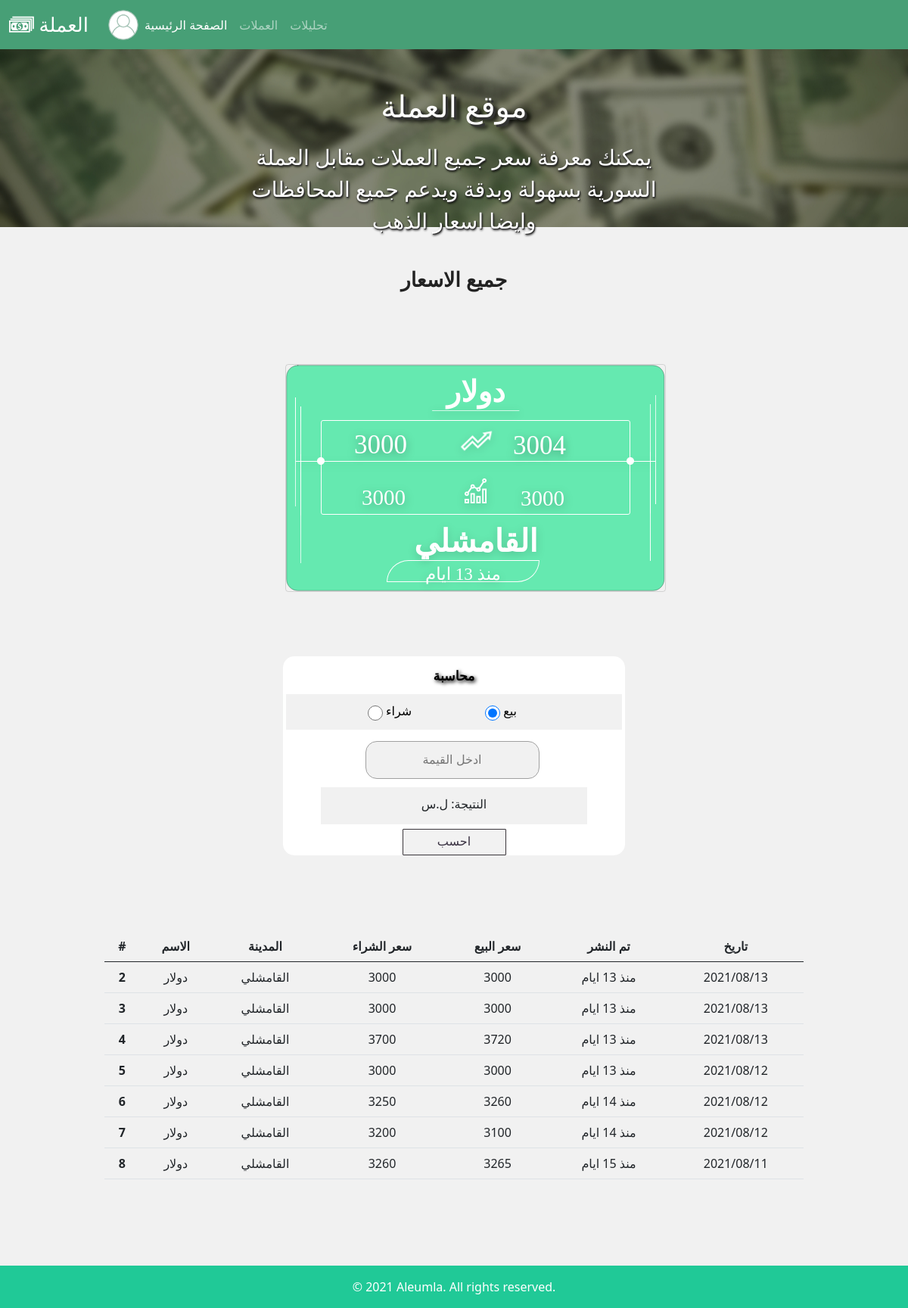
The app's page /services/card/1/1/1 (signed in) with its own data.
### accounts/models.py (models this page shows, shortened)
class UserProfile(models.Model):
    user = models.OneToOneField(User, on_delete=models.CASCADE, verbose_name="اسم المستخدم")
    phone = models.CharField(max_length=11, blank=True)
    img = models.ImageField(upload_to="accounts/%Y/%M/%d", verbose_name="صورة ملف الشخصي", blank=True, default="user.png")
    city = models.CharField(max_length=50, blank=True)
    is_actived = models.BooleanField(default=False)

### services/models.py (models this page shows, shortened)
class Dollars(models.Model):
    name = models.CharField(max_length=100)
    buy = models.IntegerField(default=0)
    sell = models.IntegerField(default=0)
    publish_date = models.DateTimeField()
    type = models.ForeignKey(Type, on_delete=models.CASCADE)
    city = models.ForeignKey(City, on_delete=models.CASCADE)
    materials = models.ForeignKey(Materials, on_delete=models.CASCADE)
    class Meta:
        ordering = ['-publish_date']
    def whenpublished(self):
        now = timezone.now()
        diff= now - self.publish_date
        if diff.days == 0 and diff.seconds >= 0 and diff.seconds < 60:
            seconds= diff.seconds
            if seconds == 1:
                return "منذ " + str(seconds) + " ثانية"
            else:
                return "منذ " + str(seconds) + " ثواني"
        if diff.days == 0 and diff.seconds >= 60 and diff.seconds < 3600:
            minutes= math.floor(diff.seconds/60)
            if minutes == 1:
                return "منذ " + str(minutes)  + " دقيقة"
            else:
                return "منذ " + str(minutes)  + " دقيقة"
        if diff.days == 0 and diff.seconds >= 3600 and diff.seconds < 86400:
            hours= math.floor(diff.seconds/3600)
            if hours == 1:
                return "منذ " + str(hours) + " ساعة"
            else:
                return "منذ " + str(hours) + " ساعات"
        if diff.days >= 1 and diff.days < 30:
            days= diff.days
            if days == 1:
                return "منذ " + str(days) + " يوم"
            else:
                return "منذ " + str(days) + " ايام"

class City(models.Model):
    name = models.CharField(max_length=50)
    img = models.ImageField(upload_to="City/%Y/%M/%d", blank=True)

### services/views.py (the view)
# urls.py: path('card/<int:type_id>/<int:city_id>/<int:materials_id>', views.card, name='card'),
def card(request,type_id, city_id, materials_id):
    result2 = None
    card = None
    try:
        if materials_id == 1:
            card = Dollars.objects.filter(type=type_id, city=city_id)
            result2 = card[1]
        elif materials_id == 2:
            card = Euros.objects.filter(type=type_id, city=city_id)
            result2 = card[1]
        elif materials_id ==3:
            card = Golds.objects.filter(type=type_id, city=city_id)
            result2 = card[1]
        elif materials_id ==4:
            card = Turkish.objects.filter(type=type_id, city=city_id)
            result2 = card[1]
        elif materials_id ==5:
            card = Saudi.objects.filter(type=type_id, city=city_id)
            result2 = card[1]
    except:
        pass
    item = {
        'cards': card,
        'result2': result2,
    }
    return render(request, 'services/card.html', item)

### templates/services/card.html (shortened to what this page needs)
{% extends 'base.html' %}
{% load static %}
{% block style %}
<link rel="stylesheet" href="{% static 'web19202.css'%}">
{% endblock %}
{% block sheri %}
<div style="vertical-align: top; position:relative; display: inline-block; width:100%; min-height:110px; background:none; " id="container_7b65bfd9">
  <div style="margin: 10px; display: block; " id="container_7b65bfd9_padding" >
    <div style="text-align:center;">
      <div style="vertical-align: top; position:relative; display: inline-block; margin:30px 0px 0px 0px;width:100%; min-height:55px; background:none; " id="container_6a4e7890">
        <div style="margin: 10px; display: block; " id="container_6a4e7890_padding" >
          <div style="text-align:center;">
            <span style="font-size:20pt; font-family:Arial, Helvetica, sans-serif; color:#222222; font-weight:bold; ">جميع الاسعار</span>
            </div>
          </div>
        </div>
      </div>
    </div>
  </div>
<div style="vertical-align: top; position:relative; display: inline-block; width:100%; min-height:150px; background:none; " id="container_39e796ac">
  <div style="margin: 10px; display: block; " id="container_39e796ac_padding" >
    <div style="text-align:center;">
      <div style="vertical-align: top; position:relative; display: inline-block; width:80%; min-height:300px; background:none; " id="container_3fd19a42">
        <div style="margin: 10px; display: block; " id="container_3fd19a42_padding" >
          <div style="text-align:center;">
{% for card in cards|slice:":40" %}
  {% if forloop.first %}
<div style="vertical-align: top; position:relative; display: inline-block; width:530px; min-height:402px; background:none; " id="container_26be2b">
  <div style="margin: 10px; display: block; " id="container_26be2b_padding" >
    <div style="text-align:left;">
        <div data-layer="19c830cc-56bf-4860-8344-bf938210a02b" class="web19202">        <div data-layer="b6b9c3a0-1ea5-4d86-a20c-17201bb93ae8" class="card">
            <svg data-layer="d7542ea4-3ed0-4530-a324-82194afa9d1c" preserveAspectRatio="none" viewBox="-9.5 -6.5 139.4732666015625 28" class="line1"><path d="M 0 0 L 114.4732666015625 0"  /></svg>
            <div data-layer="9c921ce7-437f-46bd-b38b-ee1bdd78d773" class="rectangle2"></div>
            <div data-layer="ab5dc5c8-edb3-4765-9a2a-9fbda251f32d" class="x21">{{card.name}}</div>
            <div data-layer="2a1d767a-4edd-45ae-90d7-b813a468b028" class="x6f6690fe">{{card.city.name}}</div>
            <div data-layer="646b7a2c-ade8-470b-844c-67c54e72c745" class="rectangle3"></div>
            <div data-layer="31b75b28-5032-4130-bd73-54a288f1c514" class="x">{{ card.whenpublished }}</div>
            <div data-layer="d0f42c33-f49d-4584-a70f-8f0065773163" class="x3000a03edc25">{{card.buy}}</div>
            <div data-layer="a0cd2ce2-7ae6-4352-a003-f3947f6cea30" class="x3000e75cf725">{{card.sell}}</div>
            {% if result2.buy or result2.sell %}
              <div data-layer="845d2e13-054f-4c47-9f5b-e8279f0b55d3" class="x3000d834dbcd">{{result2.buy}}</div>
              <div data-layer="d1e211f3-a9c7-4ce8-9cc1-02d752efac66" class="x3000">{{result2.sell}}</div>
            {% else %}
              <div data-layer="845d2e13-054f-4c47-9f5b-e8279f0b55d3" class="x3000d834dbcd">لا يوجد نتائج</div>
              <div data-layer="d1e211f3-a9c7-4ce8-9cc1-02d752efac66" class="x3000">لا يوجد نتائج</div>
            {% endif %}
            {% if card.buy < result2.buy %}
              <div data-layer="91d3d1d3-9c70-4254-99d0-16cd16769697" class="increase2" style="background:  url({% static '/assets/down.png'%}) center center/cover no-repeat;"></div>
            {% else %}
              <div data-layer="91d3d1d3-9c70-4254-99d0-16cd16769697" class="increase2" style="background:  url({% static '/assets/increase2.png'%}) center center/cover no-repeat;"></div>
            {% endif %}
            <div data-layer="02ab4cbd-6383-4b16-9cee-a9a72649c8d0" class="increase3"></div>
            <svg data-layer="1b72b787-0acf-4e5a-847a-e53e5229b7e8" preserveAspectRatio="none" viewBox="-9 -6.5 499.49951171875 28" class="line6"><path d="M 0 0 L 475.4995727539062 0"  /></svg>
</div>
</div>
      </div>
    </div>
  </div>
  <br>
  <div class="calclator" style="vertical-align: top; position:relative; display: inline-block; width:100%; min-height:398px; background:none; " id="container_3e575098">
    <div style="margin: 10px; display: block; " id="container_3e575098_padding" >
      <div style="text-align:center;">
        <div class="calcWidth" style="vertical-align: top; border-radius: 15px; position:relative; display: inline-block; margin:25px 0px 25px 0px; min-height:209px; background-color:#FFFFFF; " id="container_4f41ecfa">
          <div style="text-align:center;">
            <div style="vertical-align: top; position:relative; display: inline-block; margin:4px 0px 0px 0px;width:67%; min-height:41px; background:none; " id="container_3b77e554">
              <div style="margin: 10px; display: block; " id="container_3b77e554_padding" >
                <div style="text-align:center;">
                  <span style="font-size:13pt; font-family:Arial, Helvetica, sans-serif; color:#000000; font-weight:bold; text-shadow: 2px 2px 5px #000000; ">محاسبة</span>
                  </div>
                </div>
              </div>
            </div>
          <div style="text-align:left;">
            <div style="box-sizing: border-box; vertical-align: top; position:relative; display: inline-block; width:100%; min-height:47px; background-color:#F1F1F1; border-top: none; border-left: 4px solid #FEFFFE; border-right: 4px solid #FFFFFF; border-bottom: none; " id="container_7c36b3fb">
              <div style="text-align:center;">
                <div style="vertical-align: top; position:relative; display: inline-block; margin:0px 20px 0px 0px;width:25%; min-height:40px; background:none; " id="container_7e822e07">
                  <div style="margin: 10px; display: block; " id="container_7e822e07_padding" >
                    <div style="text-align:left;">
  <input id="buy" name="RadioButton1" type="radio" value="" title="" checked="checked"  style="vertical-align: bottom; position:relative; display: inline-block; width:20px; height:20px; " id="radiobutton_6d14fdfd" >
                      <span class="type" style=" font-family:Arial, Helvetica, sans-serif; color:#000000; ">شراء</span>
                      </div>
                    </div>
                  </div>
                <div style="vertical-align: top; position:relative; display: inline-block; margin:0px 0px 0px 20px;width:21%; min-height:40px; background:none; " id="container_169edec1">
                  <div style="margin: 10px; display: block; " id="container_169edec1_padding" >
                    <div style="text-align:left;">
  <input id="sell" name="RadioButton1" type="radio" value="" title="" checked="checked"  style="vertical-align: bottom; position:relative; display: inline-block; width:20px; height:20px; " id="radiobutton_1d02c053" >
                      <span style=" font-family:Arial, Helvetica, sans-serif; color:#000000; ">بيع</span>
                      </div>
                    </div>
                  </div>
                </div>
              </div>
            <div style="vertical-align: top; position:relative; display: inline-block; width:100%; min-height:133px; background:none; " id="container_64485fad">
              <div style="margin: 0px 10px 0px 10px;display: block; " id="container_64485fad_padding" >
                <div style="text-align:left;">
                  <div style="vertical-align: top; position:relative; display: inline-block; width:100%; min-height:152px; background:none; " id="container_1f6374ba">
                    <div style="margin: 10px 10px 0px 10px;display: block; " id="container_1f6374ba_padding" >
                      <div style="text-align:center;">
  <input class="p-sm-1 p-md-4" id="input1" type="text" value="" title="" name="input1"  placeholder="ادخل القيمة" required="required" maxlength="9" style="box-sizing: border-box; vertical-align: bottom; border-radius: 15px; position:relative; display: inline-block; margin:5px 15px 5px 10px;width:230px; height:30px; background-color:#F1F1F1; border: 1px solid #A0A0A0;  font-family:Arial, Helvetica, sans-serif; color:#000000; text-align:center;" id="edit_4cfbf672" >
                        </div>
                      <div style="text-align:left;">
                        <div style="vertical-align: top; position:relative; display: inline-block; margin:2px 0px 2px 0px;width:100%; min-height:44px; background:none; " id="container_27ce7d7c">
                          <div style="margin: 4px 10px 4px 10px;display: block; " id="container_27ce7d7c_padding" >
                            <div style="text-align:center;">
                              <div style="vertical-align: top; position:relative; display: inline-block; width:90%; min-height:49px; background-color:#F1F1F1; " id="container_4081172c">
                                <div style="margin: 10px; display: block; " id="container_4081172c_padding" >
                                  <div style="text-align:center;">
                                    <span> النتيجة: </span><span> ل.س</span>
                                    </div>
                                  </div>
                                </div>
                              </div>
                            </div>
                          </div>
                        </div>
                      <div style="text-align:center;">
  <input name="احسب" onclick="getvalue()" type="submit" value="احسب" title=""  style="box-sizing: border-box; vertical-align: bottom; border-radius: 1px; position:relative; display: inline-block; width:137px; height:35px; background-color:#F2F2F2; border: 1px solid #3A363B;  font-family:Arial, Helvetica, sans-serif; color:#383041; " id="button_52c2f018" >
                        </div>
                      </div>
                    </div>
                  </div>
                </div>
              </div>
            </div>
          </div>
        </div>
      </div>
    </div>
<table class="table table-hover">
  <thead>
    <tr>
      <th scope="col">#</th>
      <th scope="col">الاسم</th>
      <th scope="col">المدينة</th>
      <th scope="col">سعر الشراء</th>
      <th scope="col">سعر البيع</th>
      <th scope="col">تم النشر</th>
      <th scope="col">تاريخ</th>
    </tr>
  </thead>
  <tbody>
  {% else %}
        <tr>
          <th scope="row">{{forloop.counter}}</th>
          <td>{{card.name}}</td>
          <td>{{card.city.name}}</td>
          <td>{{card.buy}}</td>
          <td>{{card.sell}}</td>
          <td>{{ card.whenpublished }}</td>
          <td>{{card.publish_date|date:"Y/m/d"}}</td>
        </tr>
  {% endif %}
  {%empty%}
  <h1> لا يوجد نتائج لعرضه </h1>
{% endfor %}
      </tbody>
</table>
            </div>
          </div>
        </div>
      </div>
    </div>
  </div>
{% endblock %}

### templates/part/__navbar.html (shortened to what this page needs)
<nav class="navbar navbar-expand-lg navbar-dark fixed-top" style="background-color:#479f76; ">
  <div class="container-fluid ">
    <a class="navbar-brand" href="{% url 'index' %}" style="font-size:26px">
العملة</a>
    <div class="collapse navbar-collapse " id="navbarNavDropdown">
      <ul class="navbar-nav ">
        {% if user.is_authenticated %}
            <li class="nav-item dropdown" style="margin-left:10px">
              <img width='40px' src="{{user.userprofile.img.url}}" class="rounded-circle" alt="{{user.username}}" class="nav-link dropdown-toggle rounded-circle" href="#" id="navbarDropdownMenuLink" role="button" data-bs-toggle="dropdown" aria-expanded="false">
            </li>
        {% endif %}
        <li class="nav-item">
          <a class="nav-link active" aria-current="page" href="{% url 'index' %}">الصفحة الرئيسية</a>
        </li>
        <li class="nav-item">
          <a class="nav-link" href="{% url 'index' %}services/type">العملات</a>
        </li>
        <li class="nav-item">
          <a class="nav-link" href="{% url 'details' %}">تحليلات</a>
        </li>
      </ul>
    </div>
  </div>
</nav>

### mysite/static/css/style.css (style rules this page uses)
.calcWidth { width: 50%; }

### records on screen
Dollars: name "دولار", city.name "القامشلي", whenpublished "منذ 13 ايام", buy "3000", sell "3004"
Dollars: buy "3000", sell "3000", name "دولار", city.name "القامشلي", whenpublished "منذ 13 ايام", publish_date "2021/08/13"
Dollars: name "دولار", city.name "القامشلي", buy "3000", sell "3000", whenpublished "منذ 13 ايام", publish_date "2021/08/13"
Dollars: name "دولار", city.name "القامشلي", buy "3700", sell "3720", whenpublished "منذ 13 ايام", publish_date "2021/08/13"
Dollars: name "دولار", city.name "القامشلي", buy "3000", sell "3000", whenpublished "منذ 13 ايام", publish_date "2021/08/12"
Dollars: name "دولار", city.name "القامشلي", buy "3250", sell "3260", whenpublished "منذ 14 ايام", publish_date "2021/08/12"
Dollars: name "دولار", city.name "القامشلي", buy "3200", sell "3100", whenpublished "منذ 14 ايام", publish_date "2021/08/12"
Dollars: name "دولار", city.name "القامشلي", buy "3260", sell "3265", whenpublished "منذ 15 ايام", publish_date "2021/08/11"
